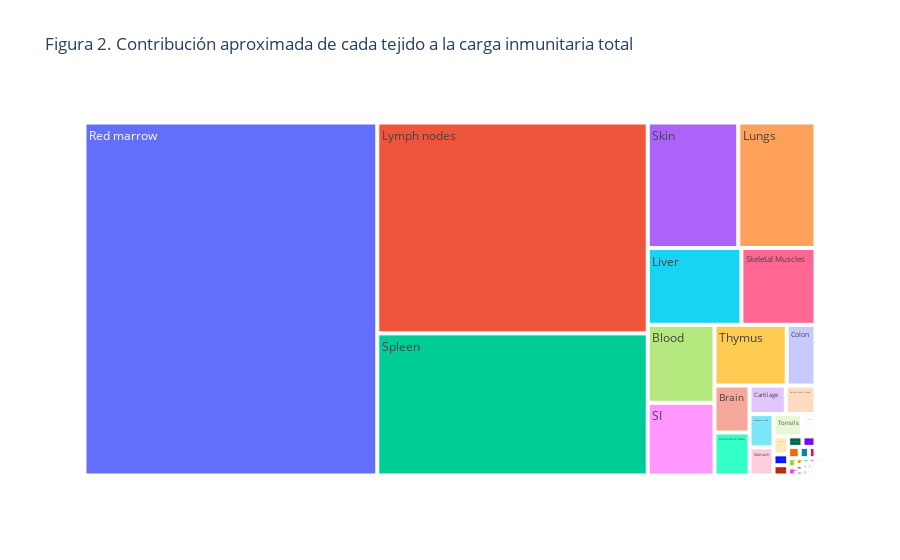

Notebook code cell kept with this figure:
### Markdown cell above
**Figura 1.** Los tejidos que aparecen arriba son los que concentran más células inmunitarias por gramo. Esto es clave para justificar qué tejidos son “inmunológicamente activos”: no basta con que un órgano sea grande, tiene que estar densamente poblado. Los tejidos linfoides deberían situarse aquí porque su función es precisamente esa.

### Code cell
# Figura 2: treemap de contribución aproximada por tejido
# aproximamos "carga inmune" = masa del tejido * densidad inmune
tissue_load = (
    tissues[["tissue", "man"]]
    .merge(total_immune_densities[["tissue", "density"]], on="tissue", how="inner")
    .assign(immune_load=lambda d: d["man"] * d["density"])
    .sort_values("immune_load", ascending=False)
)

fig2 = px.treemap(
    tissue_load,
    path=["tissue"],
    values="immune_load",
    title="Figura 2. Contribución aproximada de cada tejido a la carga inmunitaria total",
)
mostrar(fig2)

### Figure 1 — Plotly figure (JSON) as saved in the notebook; plotly's stock layout.template omitted (floating-point values rounded to 4 significant figures)
{"data": [{"branchvalues": "total", "domain": {"x": [0, 1], "y": [0, 1]}, "hovertemplate": "labels=%{label}<br>immune_load=%{value}<br>parent=%{parent}<br>id=%{id}<extra></extra>", "ids": ["Red marrow", "Lymph nodes", "Spleen", "Skin", "Liver", "Lungs", "Skeletal Muscles", "Blood", "Thymus", "SI", "Brain", "Connective tissue", "Colon", "Cartilage ", "Periarticular tissue", "Adipose tissue", "Tonsils", "Pancreas", "Stomach", "Kidneys", "Salivary glands", "Lymph vessels", "Esophagus", "Yellow marrow", "Bronchial tree", "Larynx", "Urinary bladder", "Testes", "Heart", "Breasts", "Thyroid", "Spinal cord", "Prostate gland", "Epididymes", "Trachea", "Ureters", "Adrenal glands", "Gallbladder", "Urethra", "Eyes ", "Tongue", "Pituitary gland", "Parathyroid glands", "Pineal gland", "Ovaries", "Fallopian tubes", "Uterus"], "labels": ["Red marrow", "Lymph nodes", "Spleen", "Skin", "Liver", "Lungs", "Skeletal Muscles", "Blood", "Thymus", "SI", "Brain", "Connective tissue", "Colon", "Cartilage ", "Periarticular tissue", "Adipose tissue", "Tonsils", "Pancreas", "Stomach", "Kidneys", "Salivary glands", "Lymph vessels", "Esophagus", "Yellow marrow", "Bronchial tree", "Larynx", "Urinary bladder", "Testes", "Heart", "Breasts", "Thyroid", "Spinal cord", "Prostate gland", "Epididymes", "Trachea", "Ureters", "Adrenal glands", "Gallbladder", "Urethra", "Eyes ", "Tongue", "Pituitary gland", "Parathyroid glands", "Pineal gland", "Ovaries", "Fallopian tubes", "Uterus"], "name": "", "parents": ["", "", "", "", "", "", "", "", "", "", "", "", "", "", "", "", "", "", "", "", "", "", "", "", "", "", "", "", "", "", "", "", "", "", "", "", "", "", "", "", "", "", "", "", "", "", ""], "type": "treemap", "values": [736200000000.0, 406200000000.0, 273800000000.0, 80950000000.0, 51220000000.0, 69040000000.0, 40500000000.0, 37100000000.0, 31300000000.0, 34570000000.0, 11710000000.0, 10720000000.0, 12460000000.0, 7370000000.0, 6030000000.0, 5676000000.0, 4528000000.0, 1882000000.0, 4803000000.0, 2138000000.0, 1143000000.0, 1072000000.0, 1068000000.0, 970900000.0, 929200000.0, 747300000.0, 526500000.0, 492300000.0, 437000000.0, 336100000.0, 268900000.0, 242200000.0, 228600000.0, 228600000.0, 221900000.0, 215100000.0, 196700000.0, 134400000.0, 134400000.0, 121100000.0, 94870000.0, 8067000.0, 2420000.0, 2420000.0, 0.0, 0.0, 0.0]}], "layout": {"legend": {"tracegroupgap": 0}, "title": {"text": "Figura 2. Contribución aproximada de cada tejido a la carga inmunitaria total"}}}
